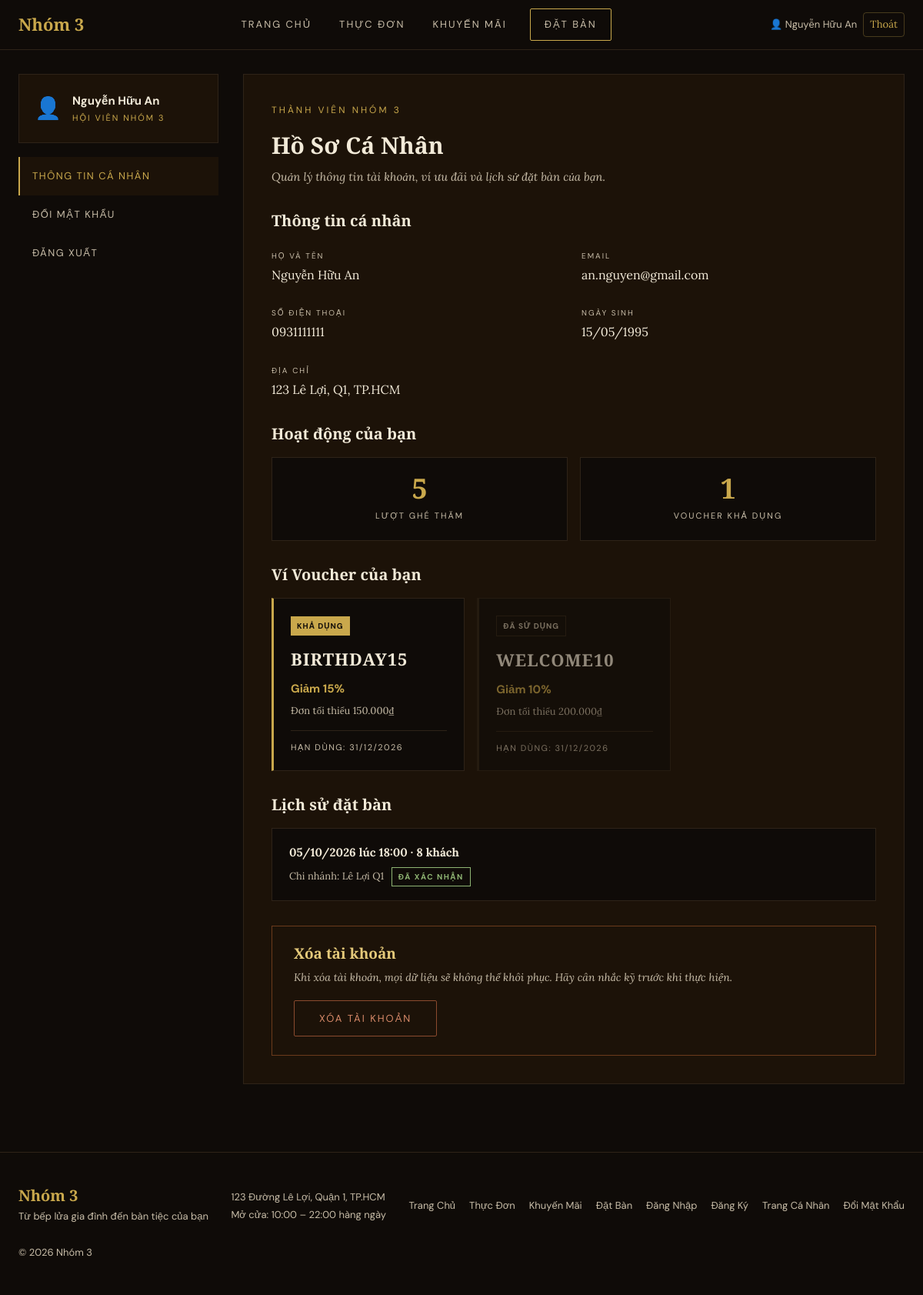
The page /index.php?page=canhan (signed in) on the database its author committed.
### tables this page shows
CREATE TABLE `customer` (
  `customerId` int(11) PRIMARY KEY AUTO_INCREMENT,
  `customerName` varchar(100) NOT NULL,
  `customerPhone` varchar(20) NOT NULL UNIQUE,
  `customerEmail` varchar(150) UNIQUE,
  `passwordHash` varchar(255),
  `birthDate` date,
  `gender` ENUM('MALE', 'FEMALE', 'OTHER') DEFAULT 'MALE',
  `address` varchar(255),
  `visitCount` int(11) DEFAULT 0,
  `isDeleted` tinyint(1) NOT NULL DEFAULT 0,
  `createdAt` datetime NOT NULL DEFAULT (current_timestamp())
);

CREATE TABLE `customer_voucher` (
  `id` int(11) PRIMARY KEY AUTO_INCREMENT,
  `customerId` int(11) NOT NULL,
  `voucherId` int(11) NOT NULL,
  `status` varchar(20) NOT NULL DEFAULT 'UNUSED',
  `assignedAt` datetime NOT NULL DEFAULT (current_timestamp()),
  `usedAt` datetime
);

CREATE TABLE `voucher` (
  `voucherId` int(11) PRIMARY KEY AUTO_INCREMENT,
  `promotionId` int(11),
  `voucherCode` varchar(50) NOT NULL UNIQUE,
  `discountType` varchar(10) NOT NULL DEFAULT 'PERCENT',
  `discountValue` decimal(12,2) NOT NULL,
  `minOrderValue` decimal(12,0) NOT NULL DEFAULT 0,
  `expiryDate` date,
  `usageLimit` int(11) NOT NULL DEFAULT 1,
  `usedCount` int(11) NOT NULL DEFAULT 0,
  `isActive` tinyint(1) NOT NULL DEFAULT 1,
  `isDeleted` tinyint(1) NOT NULL DEFAULT 0,
  `createdAt` datetime NOT NULL DEFAULT (current_timestamp())
);

CREATE TABLE `reservation` (
  `reservationId` int(11) PRIMARY KEY AUTO_INCREMENT,
  `customerId` int(11),
  `tableId` int(11),
  `guestName` varchar(100) NOT NULL,
  `guestPhone` varchar(20) NOT NULL,
  `guestEmail` varchar(150),
  `reservationDate` date NOT NULL,
  `reservationTime` time NOT NULL,
  `guestCount` int(11) NOT NULL DEFAULT 1,
  `branch` varchar(100),
  `status` varchar(20) NOT NULL DEFAULT 'PENDING',
  `note` text,
  `isDeleted` tinyint(1) NOT NULL DEFAULT 0,
  `createdAt` datetime NOT NULL DEFAULT (current_timestamp())
);

### app/core/BaseController.php (called while the page is built, shortened)
<?php
class BaseController
{
    protected function render($view, $data = [])
    {
        extract($data);
        include __DIR__ . '/../views/' . $view . '.php';
    }
}

### app/controllers/client/AuthController.php (called while the page is built, shortened)
<?php
require_once __DIR__ . '/../../core/BaseController.php';
require_once __DIR__ . '/../../models/CustomerModel.php';
require_once __DIR__ . '/../../models/ReservationModel.php';
require_once __DIR__ . '/../../models/VoucherModel.php';
class AuthController extends BaseController {
    private $customers;
    public function __construct() {
        $this->customers = new CustomerModel();
    }
    public function profile() {
        $this->render('client/canhan', [
            'customer'     => $this->customers->getById($this->customerId()),
            'reservations' => (new ReservationModel())->getByCustomer($this->customerId()),
            'vouchers'     => (new VoucherModel())->getByCustomer($this->customerId()),
        ]);
    }
}

### index.php (called while the page is built)
<?php
require_once __DIR__ . '/app/core/Router.php';
$router = new Router();
$router->get('trangchu', 'HomeController', 'index');
$router->get('thucdon', 'MenuController', 'index');
$router->get('khuyenmai', 'PromotionController', 'index');
$router->post('nhan-voucher', 'PromotionController', 'claimVoucher');
$router->get('datban', 'BookingController', 'index');
$router->post('datban', 'BookingController', 'store');
$router->post('huy-datban', 'BookingController', 'cancel');
$router->get('dangnhap', 'AuthController', 'loginForm');
$router->post('dangnhap', 'AuthController', 'login');
$router->get('dangxuat', 'AuthController', 'logout');
$router->get('dangky', 'AuthController', 'registerForm');
$router->post('dangky', 'AuthController', 'register');
$router->get('canhan', 'AuthController', 'profile');
$router->get('doimatkhau', 'AuthController', 'changePasswordForm');
$router->post('doimatkhau', 'AuthController', 'changePassword');
$router->dispatch();

### app/models/CustomerModel.php (called while the page is built, shortened)
<?php
require_once __DIR__ . '/../core/Database.php';
class CustomerModel {
    private $db;
    public function __construct() {
        $this->db = Database::getConnection();
    }
    public function getById($id) {
        $stmt = $this->db->prepare("SELECT * FROM customer WHERE customerId = ? AND isDeleted = 0");
        $stmt->bind_param("i", $id);
        $stmt->execute();
        return $stmt->get_result()->fetch_assoc();
    }
}

### app/core/Database.php (called while the page is built, shortened)
<?php
class Database {
    private static $connection = null;
    public static function getConnection() {
        if (self::$connection === null) {
            $conn = new mysqli(DB_HOST, DB_USER, DB_PASS, DB_NAME, DB_PORT);
            $conn->set_charset("utf8mb4");
            self::$connection = $conn;
        }
        return self::$connection;
    }
}

### app/models/VoucherModel.php (called while the page is built, shortened)
<?php
require_once __DIR__ . '/../core/Database.php';
class VoucherModel {
    private $db;
    public function __construct() {
        $this->db = Database::getConnection();
    }
    public function getByCustomer($customerId) {
        $sql = "SELECT cv.id AS customerVoucherId, cv.status, cv.assignedAt, cv.usedAt,
                       v.voucherId, v.voucherCode, v.discountType, v.discountValue, v.minOrderValue, v.expiryDate,
                       p.title AS promotionTitle
                FROM customer_voucher cv
                JOIN voucher v ON cv.voucherId = v.voucherId
                LEFT JOIN promotion p ON v.promotionId = p.promotionId
                WHERE cv.customerId = ? AND v.isDeleted = 0
                ORDER BY (cv.status = 'UNUSED') DESC, cv.assignedAt DESC";
        $stmt = $this->db->prepare($sql);
        $stmt->bind_param("i", $customerId);
        $stmt->execute();
        return $stmt->get_result()->fetch_all(MYSQLI_ASSOC);
    }
}

### app/models/ReservationModel.php (called while the page is built, shortened)
<?php
require_once __DIR__ . '/../core/Database.php';
class ReservationModel {
    private $db;
    public function __construct() {
        $this->db = Database::getConnection();
    }
    public function getByCustomer($customerId) {
        $sql = "SELECT * FROM reservation
                WHERE customerId = ? AND isDeleted = 0
                ORDER BY reservationDate DESC, reservationTime DESC";
        $stmt = $this->db->prepare($sql);
        $stmt->bind_param("i", $customerId);
        $stmt->execute();
        return $stmt->get_result()->fetch_all(MYSQLI_ASSOC);
    }
}

### app/views/client/canhan.php (the view, shortened to what this page needs)
<?php
$activePage = 'canhan';
include_once __DIR__ . '/../layouts/client_head.php';
include_once __DIR__ . '/../layouts/client_header.php';
$activeVoucherCount = 0;
if (!empty($vouchers)) {
    foreach ($vouchers as $v) {
        if ($v['status'] === 'UNUSED') {
            $activeVoucherCount++;
        }
    }
}
?>
  <div class="account">
    <div>
      <div class="user-card">
        <span class="avatar">👤</span>
        <div>
          <span class="user-name"><?= htmlspecialchars($customer['customerName'] ?? 'Thành viên') ?></span>
          <span class="user-role">Hội viên Nhóm 3</span>
        </div>
      </div>
      <div class="account-menu">
        <a class="active" href="index.php?page=canhan">Thông Tin Cá Nhân</a>
        <a href="index.php?page=doimatkhau">Đổi Mật Khẩu</a>
        <a href="index.php?page=dangxuat">Đăng Xuất</a>
      </div>
    </div>
    <div class="account-content">
      <p class="eyebrow">Thành viên Nhóm 3</p>
      <h2>Hồ Sơ Cá Nhân</h2>
      <p class="account-note">Quản lý thông tin tài khoản, ví ưu đãi và lịch sử đặt bàn của bạn.</p>
      <h3 class="block-title">Thông tin cá nhân</h3>
      <div class="profile-grid">
        <div class="profile-item">
          <label>Họ và tên</label>
          <p><?= htmlspecialchars($customer['customerName'] ?? 'Chưa cập nhật') ?></p>
        </div>
        <div class="profile-item">
          <label>Email</label>
          <p><?= htmlspecialchars($customer['customerEmail'] ?? 'Chưa cập nhật') ?></p>
        </div>
        <div class="profile-item">
          <label>Số điện thoại</label>
          <p><?= htmlspecialchars($customer['customerPhone'] ?? 'Chưa cập nhật') ?></p>
        </div>
        <div class="profile-item">
          <label>Ngày sinh</label>
          <p><?= !empty($customer['birthDate']) ? date('d/m/Y', strtotime($customer['birthDate'])) : 'Chưa cập nhật' ?></p>
        </div>
        <div class="profile-item profile-item-full">
          <label>Địa chỉ</label>
          <p><?= htmlspecialchars($customer['address'] ?? 'Chưa cập nhật') ?></p>
        </div>
      </div>
      <h3 class="block-title">Hoạt động của bạn</h3>
      <div class="mini-stats">
        <div class="mini-stat">
          <p class="mini-stat-number"><?= (int)($customer['visitCount'] ?? 0) ?></p>
          <p class="mini-stat-title">Lượt ghé thăm</p>
        </div>
        <div class="mini-stat">
          <p class="mini-stat-number"><?= $activeVoucherCount ?></p>
          <p class="mini-stat-title">Voucher khả dụng</p>
        </div>
      </div>
      <h3 class="block-title">Ví Voucher của bạn</h3>
      <?php if (!empty($vouchers)): ?>
        <div class="voucher-list">
          <?php foreach ($vouchers as $v): ?>
            <?php $isUnused = ($v['status'] === 'UNUSED'); ?>
            <div class="voucher-card <?= $isUnused ? '' : 'voucher-card--used' ?>">
              <span class="voucher-card__status"><?= $isUnused ? 'Khả dụng' : 'Đã sử dụng' ?></span>
              <p class="voucher-card__code"><?= htmlspecialchars($v['voucherCode']) ?></p>
              <p class="voucher-card__discount">
                Giảm <?= $v['discountType'] === 'PERCENT' ? (float)$v['discountValue'] . '%' : number_format($v['discountValue'], 0, ',', '.') . '₫' ?>
              </p>
              <p class="voucher-card__condition">Đơn tối thiểu <?= number_format($v['minOrderValue'], 0, ',', '.') ?>₫</p>
              <?php if (!empty($v['expiryDate'])): ?>
                <p class="voucher-card__expiry">Hạn dùng: <?= date('d/m/Y', strtotime($v['expiryDate'])) ?></p>
              <?php endif; ?>
            </div>
          <?php endforeach; ?>
        </div>
      <?php else: ?>
        <p class="account-empty">Bạn chưa có mã ưu đãi nào trong ví.</p>
      <?php endif; ?>
      <h3 class="block-title">Lịch sử đặt bàn</h3>
      <?php
      $statusLabels = ['PENDING' => 'Chờ xác nhận', 'CONFIRMED' => 'Đã xác nhận', 'CANCELLED' => 'Đã hủy'];
      ?>
      <?php if (!empty($reservations)): ?>
        <div class="reservation-list">
          <?php foreach ($reservations as $res): ?>
            <div class="reservation-card">
              <div>
                <p class="reservation-card__title">
                  <?= date('d/m/Y', strtotime($res['reservationDate'])) ?> lúc <?= substr($res['reservationTime'], 0, 5) ?> · <?= (int)$res['guestCount'] ?> khách
                </p>
                <p class="reservation-card__meta">
                  Chi nhánh: <?= htmlspecialchars($res['branch'] ?? 'Lê Lợi Q1') ?>
                  <span class="reservation-status reservation-status--<?= strtolower($res['status']) ?>"><?= $statusLabels[$res['status']] ?? $res['status'] ?></span>
                </p>
              </div>
            </div>
          <?php endforeach; ?>
        </div>
      <?php else: ?>
        <p class="account-empty">Bạn chưa có đơn đặt bàn nào.</p>
      <?php endif; ?>
      <div class="notice">
        <h3>Xóa tài khoản</h3>
        <p>Khi xóa tài khoản, mọi dữ liệu sẽ không thể khôi phục. Hãy cân nhắc kỹ trước khi thực hiện.</p>
        <button type="button" class="button button-danger">Xóa Tài Khoản</button>
      </div>
    </div>
  </div>
<?php
include_once __DIR__ . '/../layouts/client_footer.php';
?>

### app/core/Router.php (shortened to what this page needs)
<?php
class Router {
    private $routes = [];
    public function get($page, $controller, $action) {
        $this->routes['GET'][$page] = [
            'controller' => $controller,
            'action'     => $action
        ];
    }
    public function post($page, $controller, $action) {
        $this->routes['POST'][$page] = [
            'controller' => $controller,
            'action'     => $action
        ];
    }
    public function dispatch() {
        $page   = $_GET['page'] ?? 'trangchu';
        $method = $_SERVER['REQUEST_METHOD'] ?? 'GET';
        if (isset($this->routes[$method][$page])) {
            $route           = $this->routes[$method][$page];
            $action          = $route['action'];
            $controller = new $controllerClass();
            $controller->$action();
            return;
        }
    }
}

### app/views/layouts/client_head.php (shortened to what this page needs)
<!DOCTYPE html>
<html lang="vi">
<head>
  <link rel="stylesheet" href="public/asset/css/client/style.css" />
</head>
<body>

### app/views/layouts/client_header.php (shortened to what this page needs)
<?php $activePage = $activePage ?? ''; ?>
  <div id="header">
    <div class="header-inner">
      <a class="logo" href="index.php?page=trangchu">Nhóm 3</a>
      <div id="menu">
        <a class="<?= ($activePage === 'trangchu') ? 'active' : '' ?>" href="index.php?page=trangchu">Trang Chủ</a>
        <a class="<?= ($activePage === 'thucdon') ? 'active' : '' ?>" href="index.php?page=thucdon">Thực Đơn</a>
        <a class="<?= ($activePage === 'khuyenmai') ? 'active' : '' ?>" href="index.php?page=khuyenmai">Khuyến Mãi</a>
        <a class="menu-button <?= ($activePage === 'datban') ? 'active' : '' ?>" href="index.php?page=datban">Đặt Bàn</a>
      </div>
      <div style="display: flex; align-items: center; gap: 8px;">
        <?php if (!empty($_SESSION['customer'])): ?>
          <a class="header-user" href="index.php?page=canhan">👤 <?= htmlspecialchars($_SESSION['customer']['customerName']) ?></a>
          <a href="index.php?page=dangxuat" style="font-size: 0.82rem; color: #c9a84c; text-decoration: none; padding: 4px 8px; border: 1px solid rgba(201,168,76,0.3); border-radius: 4px;" title="Đăng xuất">Thoát</a>
        <?php else: ?>
          <a class="header-user" href="index.php?page=dangnhap">👤 Đăng Nhập</a>
        <?php endif; ?>
      </div>
    </div>
  </div>

### app/views/layouts/client_footer.php
  <div class="footer">
    <div class="footer-inner">
      <div>
        <h3>Nhóm 3</h3>
        <p>Từ bếp lửa gia đình đến bàn tiệc của bạn</p>
      </div>
      <div>
        <p>123 Đường Lê Lợi, Quận 1, TP.HCM</p>
        <p>Mở cửa: 10:00 – 22:00 hàng ngày</p>
      </div>
      <div class="footer-links">
        <a href="index.php?page=trangchu">Trang Chủ</a>
        <a href="index.php?page=thucdon">Thực Đơn</a>
        <a href="index.php?page=khuyenmai">Khuyến Mãi</a>
        <a href="index.php?page=datban">Đặt Bàn</a>
        <a href="index.php?page=dangnhap">Đăng Nhập</a>
        <a href="index.php?page=dangky">Đăng Ký</a>
        <a href="index.php?page=canhan">Trang Cá Nhân</a>
        <a href="index.php?page=doimatkhau">Đổi Mật Khẩu</a>
      </div>
      <p>© 2026 Nhóm 3</p>
    </div>
  </div>
</body>
</html>

### rows shown on the page
customer: customerName "Nguyễn Hữu An", customerEmail "an.nguyen@gmail.com", customerPhone "0931111111", birthDate "15/05/1995", address "123 Lê Lợi, Q1, TP.HCM", visitCount "5"
customer_voucher: status "KHẢ DỤNG", voucherId.voucherCode "BIRTHDAY15", voucherId.discountValue "15", voucherId.minOrderValue "150.000", voucherId.expiryDate "31/12/2026"
customer_voucher: status "ĐÃ SỬ DỤNG", voucherId.voucherCode "WELCOME10", voucherId.discountValue "10", voucherId.minOrderValue "200.000", voucherId.expiryDate "31/12/2026"
reservation: reservationDate "05/10/2026", reservationTime "18:00", guestCount "8", branch "Lê Lợi Q1", status "ĐÃ XÁC NHẬN"

### other values the page prints
$_SESSION['customer']['customerName'] "Nguyễn Hữu An"
$activeVoucherCount "1"
